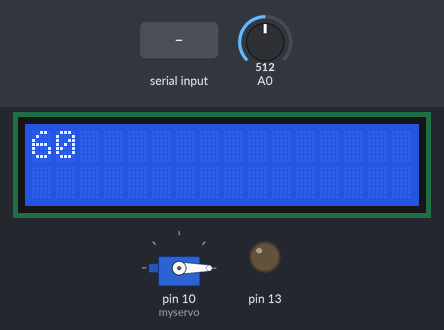
A sketch run on a simulated Arduino Uno, built with avr-gcc and run on an emulated ATmega328P. Parts: 16×2 character LCD, servo, output pins drawn as LEDs (lit = HIGH). The test bench sets the inputs (shaded band); at power-on: A0 = 512. What the sketch prints to the serial monitor is not drawn.

Above: at 1.2 s.
1.3 s: "1" received over Serial
At 2.83 s:
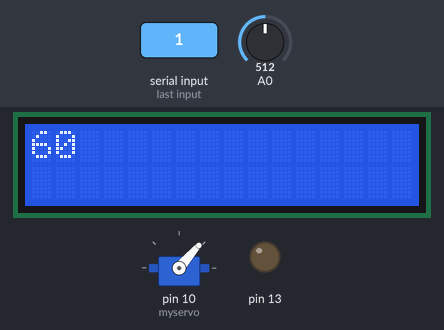
4.3 s: A0 set to 716
At 4.83 s:
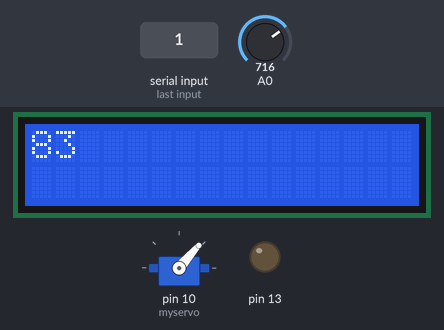
5.8 s: A0 set to 900
At 6.0 s:
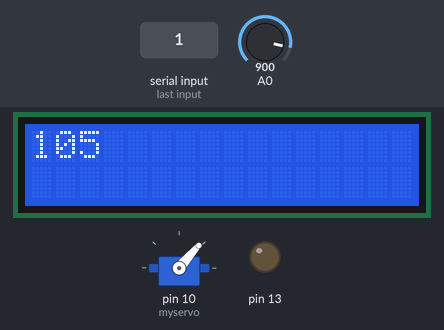
7.3 s: A0 set to 1023
At 7.48 s:
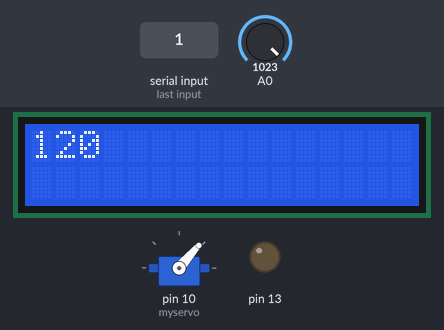
Timing chart, 0 to 9.8 s (numbered marks = the images above; inputs shaded):
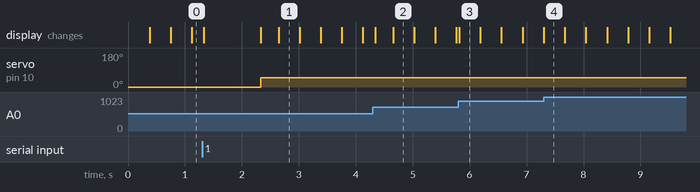

Measured:
- after the input at 1.3 s, servo on pin 10 (myservo): 0° → 49° after 1.0 s
- after the input at 4.3 s, the display: changes at once (image 2)
- after the input at 5.8 s, the display: changes at once (image 3)
- after the input at 7.3 s, the display: changes at once (image 4)

The sketch:

Servo.ino
```cpp
#include <LiquidCrystal.h>
#include <Servo.h>

Servo myservo;
const int pwmPin = 10;
byte RXBuf[2];
const int rs = 12, en = 11, d4 = 5, d5 = 4, d6 = 3, d7 = 2;
LiquidCrystal lcd(rs, en, d4, d5, d6, d7);

int DataTampil;
int DataPWM = 0;
int DataPWM2 = 0;

void setup() {
  lcd.begin(16, 2);
  pinMode(10, OUTPUT);
  Serial.begin(9600);
  myservo.attach(10);
}


void loop() {
  Kipas();
  if (Serial.available()){
    int nBytes = Serial.readBytes(RXBuf,sizeof(RXBuf));
    if (nBytes>=1) {
      DataPWM = int(RXBuf[0]);
      Serial.print("Data Analog : ");
      Serial.print(DataPWM2);
      Serial.print(", Pergeseran Motor Servo : ");
      Serial.println(DataPWM);
    }
  }
}

void Kipas(){
  DataTampil = analogRead(A0);
  DataPWM2 = map(DataTampil, 0, 1023, 0, 120);
  myservo.write(DataPWM);
  analogWrite(13, DataPWM2);
  lcd.print(DataPWM2);
  delay(50);
  lcd.clear();
}
```
